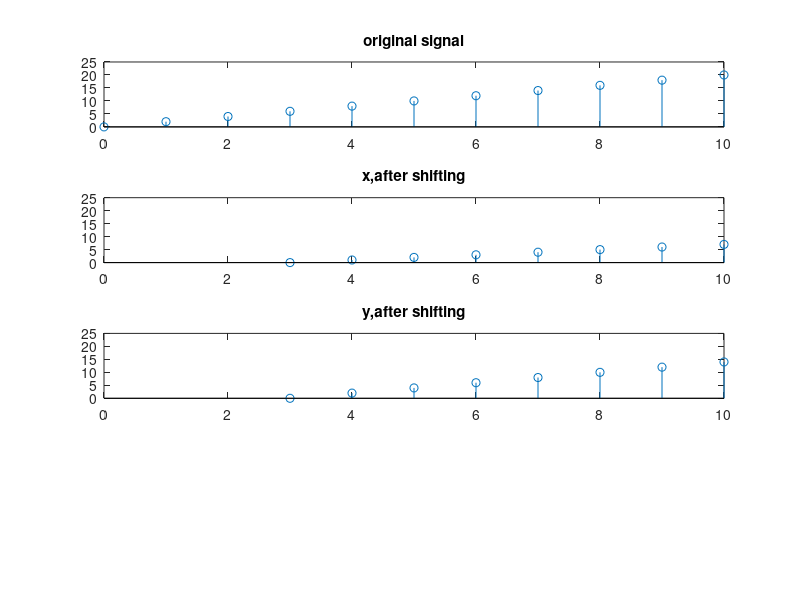

Write MATLAB code to recreate this figure.
n= -10:10;
x=n;
y=2*x;
subplot(4,1,1);
stem(n,y);
title('original signal');
axis([0 10 0 25 ]);

y1= x-3;
subplot(4,1,2);
stem(n,y1);
title('x,after shifting');
axis([0 10 0 25 ]);

y2= 2*(n-3);
subplot(4,1,3);
stem(n,y2);
title('y,after shifting');
axis([0 10 0 25 ]);